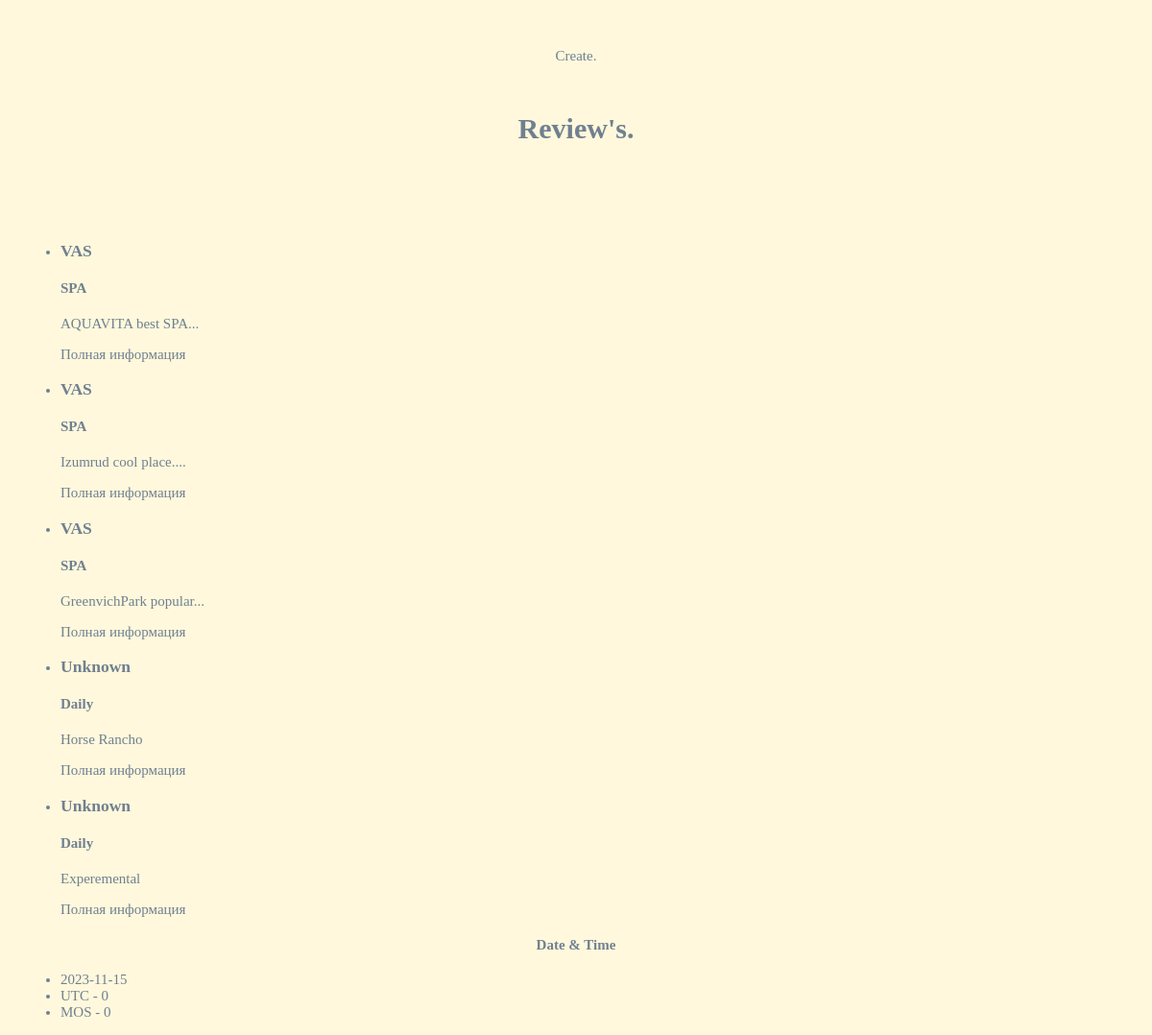
Before: / with the older database file.
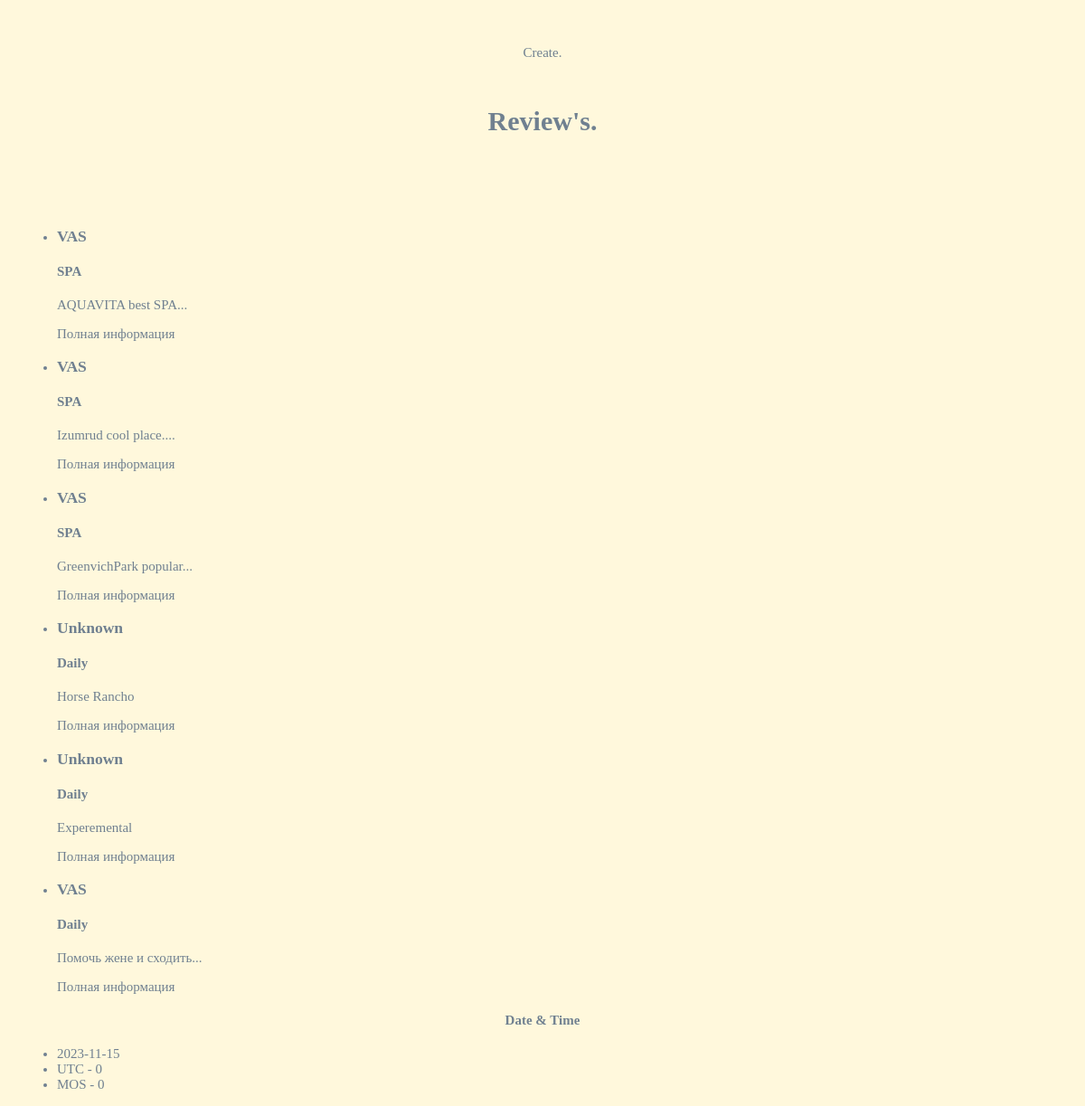
After: the same page with the newer database file.
### posts_upd/models.py (models this page shows, shortened)
class User(db.Model):
    __tablename__ = 'user'
    id = db.Column(db.Integer, primary_key=True, autoincrement=True)
    username = db.Column(db.String(50), unique=True, nullable=False)
    email = db.Column(db.String(120), unique=True, nullable=False)
    reviews = db.relationship('Review', backref='user')

class Review(db.Model):
    __tablename__ = 'review'
    id = db.Column(db.Integer, primary_key=True, autoincrement=True)
    user_id = db.Column(db.Integer, db.ForeignKey('user.id'), default=1, index=True)
    title = db.Column(db.String(150), default='Daily')
    review = db.Column(db.Text, nullable=False)
    date_time = db.Column(db.DateTime, default=datetime.utcnow)
    active = db.Column(db.Boolean, default=True)
    answers = db.relationship('Answer', backref='review')

### app.py (the view)
@app.route('/')
def index():
    posts = Review.query.order_by().where(Review.active == 1).limit(8).all()
    users = User.query.all()
    current_date = datetime.now().date()
    time_Mos = f"MOS - {datetime.now().time()}"[0:-7]
    time_UTC = f"UTC - {datetime.utcnow().time()}"[0:-7]
    time_lst = [current_date, time_UTC, time_Mos]
    return render_template('index.html',
                           time_lst=time_lst,
                           posts=posts,
                           users=users,
                           )

### posts_upd/templates/index.html (shortened to what this page needs)
{% extends 'base.html' %}
{% block css %}
<link rel="stylesheet" type="text/css" href="{{ url_for( 'static', filename='base.css') }}">
<link rel="stylesheet" type="text/css" href="{{ url_for( 'static', filename='index.css') }}">
{% endblock %}
{% block body %}
<div class="countainer">
    <header>
        <div class="href-review">
            <p><a href="/create" class="a-review">Create.</a></p>
        </div>
    </header>
</div>
<div class="countainer">
    <div class="information-view">
        <h1 class="main-title">Review's.</h1>
        <div>
            <ul class="ul-review">
                {% for item in posts %}
                <li class="li-review">
                    <div class="block-review">
                        {% for user in users %}
                        {% if user.id == item.user_id %}
                        <h3>{{ user.username }}</h3>
                        {% endif %}
                        {% endfor %}
                        <h4>{{ item.title }}</h4>
                        <p>{{ item.review|truncate(25) }}</p>
                        <a href="/posts/{{ item.id }}" class="dtn btn-details"> Полная информация</a>
                    </div>
                </li>
                {% endfor %}
            </ul>
        </div>
    </div>
</div>
{% endblock %}
{% block footer %}
{{ super() }}
<div class="countainer">
    <footer>
        <ul class="ul-footer">
            {% for item in time_lst %}
            <li>{{ item }}</li>
            {% endfor %}
        </ul>
    </footer>
</div>
{% endblock %}

### posts_upd/templates/base.html (shortened to what this page needs)
<!DOCTYPE html>
<html lang="en">
{% block css %}{% endblock %}
<head>
</head>
<body>
{% block body %}{% endblock %}
{% block footer %}
    <div class="countainer">
        <h4 class="footer-date">Date & Time</h4>
    </div>
{% endblock %}
</body>
</html>

### posts_upd/static/base.css (style rules this page uses)
.countainer { max-width: 1200px; max-height: 1200px; margin-right: auto; margin-left: auto; padding-left: 15px; padding-right: 15px; font-size: 15px; }
.footer-date { display: flex; justify-content: center; }

### posts_upd/static/index.css (style rules this page uses)
* { box-sizing: border-box; }
a { text-decoration: none; color: slategrey; }
html { font-family: Ebrima sans-serif; background-color: cornsilk; color: slategrey; }
.countainer { max-width: 1200px; max-height: 1200px; margin-right: auto; margin-left: auto; padding-left: 15px; padding-right: 15px; font-size: 15px; }
.href-review { margin-top: 50px; text-align: center; }
.a-review { font-size: inherit; }
.main-title { margin-top: 50px; margin-bottom: 100px; text-align: center; }

Changed rows visible on the page:
added Review: title "Daily", review "Помочь жене и сходить...", User (username "VAS")
